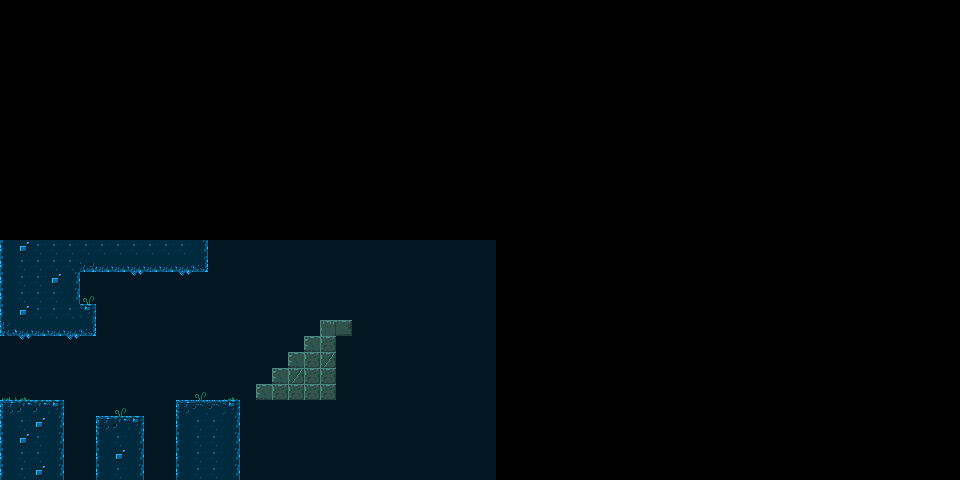

A level layout from a 2D game, rendered from its tile map. Below: a short description, then the map file with tile-grid data replaced by summaries:
An orthogonal 60x30 tile map with 16x16 px tiles, 2 tile layers (Background, Platforms).

<map version="1.0" tiledversion="1.0.3" orientation="orthogonal" renderorder="right-down" width="60" height="30" tilewidth="16" tileheight="16" nextobjectid="1">
 <tileset firstgid="1" source="Map_Tileset.tsx" />
 <layer name="Background" width="60" height="30">
  <data>[1800 cells, 465 non-empty, 5 distinct tile ids]</data>
 </layer>
 <layer name="Platforms" width="60" height="30">
  <data>[1800 cells, 116 non-empty, 17 distinct tile ids]</data>
 </layer>
</map>
